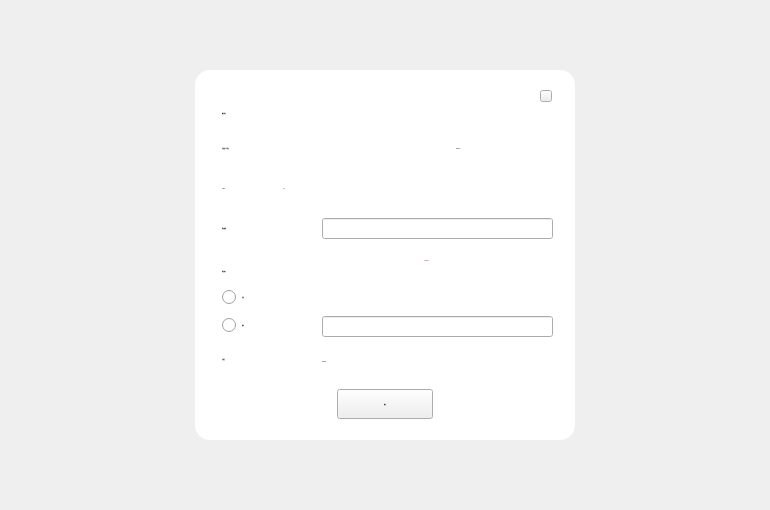
<?xml version="1.0" encoding="UTF-8"?>
<ui version="4.0">
 <class>CapitalTransferPage</class>
 <widget class="QWidget" name="CapitalTransferPage">
  <property name="geometry">
   <rect>
    <x>0</x>
    <y>0</y>
    <width>770</width>
    <height>510</height>
   </rect>
  </property>
  <property name="font">
   <font>
    <family>微软雅黑</family>
    <pointsize>-1</pointsize>
    <weight>50</weight>
    <italic>false</italic>
    <bold>false</bold>
   </font>
  </property>
  <property name="windowTitle">
   <string>Form</string>
  </property>
  <property name="styleSheet">
   <string notr="true">font:12px &quot;微软雅黑&quot;;</string>
  </property>
  <widget class="QLabel" name="label_title">
   <property name="geometry">
    <rect>
     <x>222</x>
     <y>100</y>
     <width>121</width>
     <height>26</height>
    </rect>
   </property>
   <property name="font">
    <font>
     <family>微软雅黑</family>
     <pointsize>-1</pointsize>
     <weight>50</weight>
     <italic>false</italic>
     <bold>false</bold>
    </font>
   </property>
   <property name="styleSheet">
    <string notr="true">font: 18px &quot;微软雅黑&quot;;</string>
   </property>
   <property name="text">
    <string>资金划转</string>
   </property>
  </widget>
  <widget class="QLabel" name="label_1">
   <property name="geometry">
    <rect>
     <x>222</x>
     <y>140</y>
     <width>221</width>
     <height>16</height>
    </rect>
   </property>
   <property name="text">
    <string>当前账户可划转</string>
   </property>
  </widget>
  <widget class="QLabel" name="label_number">
   <property name="geometry">
    <rect>
     <x>456</x>
     <y>140</y>
     <width>101</width>
     <height>16</height>
    </rect>
   </property>
   <property name="text">
    <string>TextLabel</string>
   </property>
  </widget>
  <widget class="QLabel" name="label_2">
   <property name="geometry">
    <rect>
     <x>222</x>
     <y>263</y>
     <width>150</width>
     <height>16</height>
    </rect>
   </property>
   <property name="text">
    <string>划转操作</string>
   </property>
  </widget>
  <widget class="QLabel" name="label_fee">
   <property name="geometry">
    <rect>
     <x>322</x>
     <y>351</y>
     <width>171</width>
     <height>20</height>
    </rect>
   </property>
   <property name="text">
    <string>TextLabel</string>
   </property>
  </widget>
  <widget class="QToolButton" name="toolButton_close">
   <property name="geometry">
    <rect>
     <x>540</x>
     <y>90</y>
     <width>12</width>
     <height>12</height>
    </rect>
   </property>
   <property name="font">
    <font>
     <family>微软雅黑</family>
     <pointsize>-1</pointsize>
     <weight>50</weight>
     <italic>false</italic>
     <bold>false</bold>
    </font>
   </property>
   <property name="cursor">
    <cursorShape>PointingHandCursor</cursorShape>
   </property>
   <property name="text">
    <string/>
   </property>
  </widget>
  <widget class="QRadioButton" name="radioButton_deposit">
   <property name="geometry">
    <rect>
     <x>222</x>
     <y>288</y>
     <width>80</width>
     <height>18</height>
    </rect>
   </property>
   <property name="font">
    <font>
     <family>微软雅黑</family>
     <pointsize>-1</pointsize>
     <weight>50</weight>
     <italic>false</italic>
     <bold>false</bold>
    </font>
   </property>
   <property name="text">
    <string>充值</string>
   </property>
  </widget>
  <widget class="QRadioButton" name="radioButton_withdraw">
   <property name="geometry">
    <rect>
     <x>222</x>
     <y>316</y>
     <width>80</width>
     <height>18</height>
    </rect>
   </property>
   <property name="font">
    <font>
     <family>微软雅黑</family>
     <pointsize>-1</pointsize>
     <weight>50</weight>
     <italic>false</italic>
     <bold>false</bold>
    </font>
   </property>
   <property name="text">
    <string>提现</string>
   </property>
  </widget>
  <widget class="QLabel" name="label_3">
   <property name="geometry">
    <rect>
     <x>222</x>
     <y>220</y>
     <width>101</width>
     <height>16</height>
    </rect>
   </property>
   <property name="text">
    <string>划转数量</string>
   </property>
  </widget>
  <widget class="QLineEdit" name="lineEdit_number">
   <property name="geometry">
    <rect>
     <x>322</x>
     <y>218</y>
     <width>231</width>
     <height>21</height>
    </rect>
   </property>
   <property name="font">
    <font>
     <family>微软雅黑</family>
     <pointsize>-1</pointsize>
     <weight>50</weight>
     <italic>false</italic>
     <bold>false</bold>
    </font>
   </property>
  </widget>
  <widget class="QLineEdit" name="lineEdit_address">
   <property name="geometry">
    <rect>
     <x>322</x>
     <y>316</y>
     <width>231</width>
     <height>21</height>
    </rect>
   </property>
   <property name="font">
    <font>
     <family>微软雅黑</family>
     <pointsize>-1</pointsize>
     <weight>50</weight>
     <italic>false</italic>
     <bold>false</bold>
    </font>
   </property>
  </widget>
  <widget class="QLabel" name="label_5">
   <property name="geometry">
    <rect>
     <x>222</x>
     <y>351</y>
     <width>100</width>
     <height>16</height>
    </rect>
   </property>
   <property name="text">
    <string>手续费</string>
   </property>
  </widget>
  <widget class="QToolButton" name="toolButton_confirm">
   <property name="geometry">
    <rect>
     <x>337</x>
     <y>389</y>
     <width>96</width>
     <height>30</height>
    </rect>
   </property>
   <property name="font">
    <font>
     <family>微软雅黑</family>
     <pointsize>-1</pointsize>
     <weight>50</weight>
     <italic>false</italic>
     <bold>false</bold>
    </font>
   </property>
   <property name="cursor">
    <cursorShape>PointingHandCursor</cursorShape>
   </property>
   <property name="text">
    <string>确定</string>
   </property>
  </widget>
  <widget class="QLabel" name="label_tip">
   <property name="geometry">
    <rect>
     <x>306</x>
     <y>240</y>
     <width>241</width>
     <height>41</height>
    </rect>
   </property>
   <property name="styleSheet">
    <string notr="true">color: rgb(170, 0, 0);
font: 75 9pt &quot;Microsoft YaHei UI Light&quot;;</string>
   </property>
   <property name="text">
    <string>TextLabel</string>
   </property>
   <property name="alignment">
    <set>Qt::AlignCenter</set>
   </property>
  </widget>
  <widget class="QLabel" name="label_marktip">
   <property name="geometry">
    <rect>
     <x>340</x>
     <y>100</y>
     <width>171</width>
     <height>20</height>
    </rect>
   </property>
   <property name="styleSheet">
    <string notr="true">font: 25 9pt &quot;Microsoft YaHei UI Light&quot;;
color: rgb(255, 0, 0);</string>
   </property>
   <property name="text">
    <string/>
   </property>
  </widget>
  <widget class="QLabel" name="label_back">
   <property name="geometry">
    <rect>
     <x>195</x>
     <y>70</y>
     <width>380</width>
     <height>370</height>
    </rect>
   </property>
   <property name="styleSheet">
    <string notr="true">background-color: rgb(255, 255, 255);
border-radius:15px;</string>
   </property>
   <property name="text">
    <string/>
   </property>
  </widget>
  <widget class="QLabel" name="label_addressTitle_2">
   <property name="geometry">
    <rect>
     <x>222</x>
     <y>180</y>
     <width>91</width>
     <height>16</height>
    </rect>
   </property>
   <property name="font">
    <font>
     <family>微软雅黑</family>
     <pointsize>-1</pointsize>
     <weight>50</weight>
     <italic>false</italic>
     <bold>false</bold>
    </font>
   </property>
   <property name="text">
    <string>Tunnel:</string>
   </property>
  </widget>
  <widget class="QLabel" name="label_tunnelAddress">
   <property name="geometry">
    <rect>
     <x>283</x>
     <y>179</y>
     <width>281</width>
     <height>20</height>
    </rect>
   </property>
   <property name="font">
    <font>
     <family>微软雅黑</family>
     <pointsize>-1</pointsize>
     <weight>50</weight>
     <italic>false</italic>
     <bold>false</bold>
    </font>
   </property>
   <property name="text">
    <string>1111</string>
   </property>
   <property name="textInteractionFlags">
    <set>Qt::LinksAccessibleByMouse|Qt::TextSelectableByMouse</set>
   </property>
  </widget>
  <zorder>label_back</zorder>
  <zorder>label_title</zorder>
  <zorder>label_1</zorder>
  <zorder>label_number</zorder>
  <zorder>label_2</zorder>
  <zorder>label_fee</zorder>
  <zorder>toolButton_close</zorder>
  <zorder>radioButton_deposit</zorder>
  <zorder>radioButton_withdraw</zorder>
  <zorder>label_3</zorder>
  <zorder>lineEdit_number</zorder>
  <zorder>lineEdit_address</zorder>
  <zorder>label_5</zorder>
  <zorder>toolButton_confirm</zorder>
  <zorder>label_tip</zorder>
  <zorder>label_marktip</zorder>
  <zorder>label_addressTitle_2</zorder>
  <zorder>label_tunnelAddress</zorder>
 </widget>
 <resources/>
 <connections/>
</ui>
